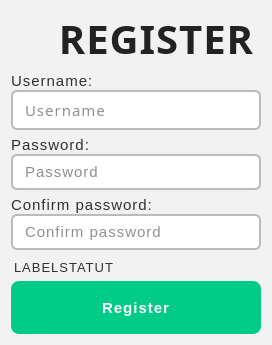
<?xml version="1.0" encoding="UTF-8"?>
<ui version="4.0">
 <class>RegisterWindow</class>
 <widget class="QDialog" name="RegisterWindow">
  <property name="geometry">
   <rect>
    <x>0</x>
    <y>0</y>
    <width>272</width>
    <height>345</height>
   </rect>
  </property>
  <property name="maximumSize">
   <size>
    <width>500</width>
    <height>400</height>
   </size>
  </property>
  <property name="baseSize">
   <size>
    <width>272</width>
    <height>328</height>
   </size>
  </property>
  <property name="windowTitle">
   <string>Dialog</string>
  </property>
  <property name="styleSheet">
   <string notr="true">/* === Глобальний стиль вікна === */
QDialog, QWidget {
    background-color: #f2f2f2;        /* світлий фон */
    color: #202020;                   /* основний текст */
    font-family: &quot;Stencil&quot;;
    font-size: 15px;
    letter-spacing: 1px;
}

/* === Заголовки === */
QLabel#labelTitle {
    font-size: 40px;
    font-weight: bold;
    color: #222222;
}

/* === Звичайні написи === */
QLabel {
    color: #303030;
    font-weight: 400;
}

/* === Поля вводу === */
QLineEdit {
    background-color: #ffffff;
    border: 2px solid #bbbbbb;
    border-radius: 6px;
    padding: 6px 10px;
    font-family: &quot;Segoue UI&quot;;
    color: #202020;
    selection-background-color: #00cc88;
    selection-color: white;
}

QLineEdit:focus {
    border: 2px solid #00cc88;
    background-color: #fcfcfc;
}

/* === Статус-текст (labelStatus) === */
QLabel#labelStatus {
    font-size: 13px;
    margin-top: 4px;
    font-weight: italic;
}

/* зелений текст — успіх */
QLabel#labelStatus[styleSheet*=&quot;green&quot;] {
    color: #009966;
}

/* червоний текст — помилка */
QLabel#labelStatus[styleSheet*=&quot;red&quot;] {
    color: #cc0033;
}

/* === Кнопки === */
QPushButton {
    background-color: #00cc88;
    color: white;
    border: none;
    border-radius: 8px;
    padding: 8px 18px;
    font-family: &quot;Stencil&quot;;
    font-weight: bold;
    text-transform: uppercase;
    letter-spacing: 1px;
}

QPushButton:hover {
    background-color: #00b377;
    box-shadow: 0 0 8px #00cc88;
}

QPushButton:pressed {
    background-color: #009966;
    transform: scale(0.97);
}

QPushButton:disabled {
    background-color: #cccccc;
    color: #777777;
}

/* === Чекбокс (Показати пароль) === */
QCheckBox {
    color: #303030;
    spacing: 6px;
}

QCheckBox::indicator {
    width: 16px;
    height: 16px;
    border: 2px solid #888888;
    border-radius: 4px;
    background-color: white;
}

QCheckBox::indicator:checked {
    background-color: #00cc88;
    border: 2px solid #00cc88;
}

QCheckBox:hover {
    color: #00aa66;
}

/* === Скролбар (на випадок, якщо є поле з прокруткою) === */
QScrollBar:vertical {
    border: none;
    background: #e0e0e0;
    width: 8px;
    margin: 0;
    border-radius: 4px;
}

QScrollBar::handle:vertical {
    background: #00cc88;
    border-radius: 4px;
    min-height: 20px;
}

QScrollBar::handle:vertical:hover {
    background: #00aa66;
}

QScrollBar::add-line:vertical,
QScrollBar::sub-line:vertical {
    height: 0;
}
</string>
  </property>
  <layout class="QVBoxLayout" name="verticalLayout_4">
   <item>
    <layout class="QHBoxLayout" name="horizontalLayout">
     <property name="spacing">
      <number>0</number>
     </property>
     <item>
      <widget class="QLabel" name="icon">
       <property name="maximumSize">
        <size>
         <width>41</width>
         <height>41</height>
        </size>
       </property>
       <property name="text">
        <string/>
       </property>
       <property name="pixmap">
        <pixmap resource="../resources.qrc">:/resources/icons/to-do-list.png</pixmap>
       </property>
       <property name="scaledContents">
        <bool>true</bool>
       </property>
       <property name="alignment">
        <set>Qt::AlignmentFlag::AlignLeading|Qt::AlignmentFlag::AlignLeft|Qt::AlignmentFlag::AlignTop</set>
       </property>
       <property name="wordWrap">
        <bool>false</bool>
       </property>
       <property name="indent">
        <number>-1</number>
       </property>
      </widget>
     </item>
     <item>
      <widget class="QLabel" name="labelTitle">
       <property name="font">
        <font>
         <family>Stencil</family>
         <pointsize>-1</pointsize>
         <bold>true</bold>
        </font>
       </property>
       <property name="text">
        <string>REGISTER</string>
       </property>
       <property name="alignment">
        <set>Qt::AlignmentFlag::AlignCenter</set>
       </property>
      </widget>
     </item>
    </layout>
   </item>
   <item>
    <layout class="QVBoxLayout" name="verticalLayout">
     <property name="spacing">
      <number>0</number>
     </property>
     <item>
      <widget class="QLabel" name="labelLogin">
       <property name="text">
        <string>Username:</string>
       </property>
      </widget>
     </item>
     <item>
      <widget class="QLineEdit" name="lineEditUsername">
       <property name="maximumSize">
        <size>
         <width>450</width>
         <height>16777215</height>
        </size>
       </property>
       <property name="font">
        <font>
         <family>Segoue UI</family>
         <pointsize>-1</pointsize>
        </font>
       </property>
       <property name="placeholderText">
        <string>Username</string>
       </property>
      </widget>
     </item>
    </layout>
   </item>
   <item>
    <layout class="QVBoxLayout" name="verticalLayout_2">
     <property name="spacing">
      <number>0</number>
     </property>
     <item>
      <widget class="QLabel" name="labelPassword1">
       <property name="text">
        <string>Password:</string>
       </property>
      </widget>
     </item>
     <item>
      <widget class="QLineEdit" name="lineEditPassword">
       <property name="maximumSize">
        <size>
         <width>450</width>
         <height>16777215</height>
        </size>
       </property>
       <property name="echoMode">
        <enum>QLineEdit::EchoMode::Password</enum>
       </property>
       <property name="placeholderText">
        <string>Password</string>
       </property>
      </widget>
     </item>
    </layout>
   </item>
   <item>
    <layout class="QVBoxLayout" name="verticalLayout_3">
     <property name="spacing">
      <number>0</number>
     </property>
     <item>
      <widget class="QLabel" name="labelPassword2">
       <property name="text">
        <string>Confirm password:</string>
       </property>
      </widget>
     </item>
     <item>
      <widget class="QLineEdit" name="lineEditConfirmPassword">
       <property name="maximumSize">
        <size>
         <width>450</width>
         <height>16777215</height>
        </size>
       </property>
       <property name="echoMode">
        <enum>QLineEdit::EchoMode::Password</enum>
       </property>
       <property name="placeholderText">
        <string>Confirm password</string>
       </property>
      </widget>
     </item>
    </layout>
   </item>
   <item>
    <widget class="QLabel" name="labelStatus">
     <property name="sizePolicy">
      <sizepolicy hsizetype="Preferred" vsizetype="Fixed">
       <horstretch>0</horstretch>
       <verstretch>0</verstretch>
      </sizepolicy>
     </property>
     <property name="text">
      <string>LABELSTATUT</string>
     </property>
    </widget>
   </item>
   <item>
    <widget class="QPushButton" name="btnRegister">
     <property name="sizePolicy">
      <sizepolicy hsizetype="Minimum" vsizetype="Preferred">
       <horstretch>0</horstretch>
       <verstretch>0</verstretch>
      </sizepolicy>
     </property>
     <property name="text">
      <string>Register</string>
     </property>
    </widget>
   </item>
  </layout>
 </widget>
 <resources>
  <include location="../resources.qrc"/>
 </resources>
 <connections/>
</ui>
